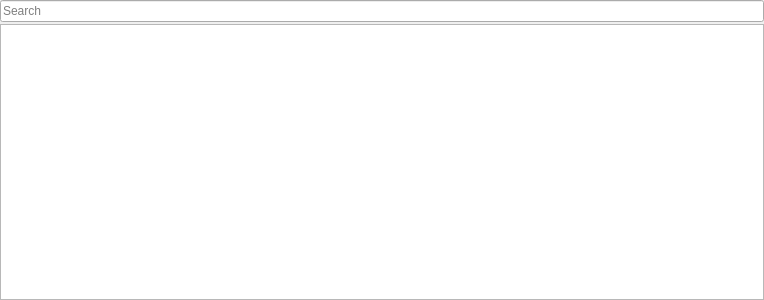
<?xml version="1.0" encoding="UTF-8"?>
<ui version="4.0">
 <class>AssetBrowser</class>
 <widget class="QWidget" name="AssetBrowser">
  <property name="geometry">
   <rect>
    <x>0</x>
    <y>0</y>
    <width>764</width>
    <height>300</height>
   </rect>
  </property>
  <property name="windowTitle">
   <string>Content Browser</string>
  </property>
  <layout class="QVBoxLayout" name="verticalLayout">
   <property name="spacing">
    <number>2</number>
   </property>
   <property name="leftMargin">
    <number>0</number>
   </property>
   <property name="topMargin">
    <number>0</number>
   </property>
   <property name="rightMargin">
    <number>0</number>
   </property>
   <property name="bottomMargin">
    <number>0</number>
   </property>
   <item>
    <widget class="QLineEdit" name="findContent">
     <property name="placeholderText">
      <string>Search</string>
     </property>
    </widget>
   </item>
   <item>
    <widget class="QListView" name="assetList">
     <property name="sizePolicy">
      <sizepolicy hsizetype="Expanding" vsizetype="Expanding">
       <horstretch>0</horstretch>
       <verstretch>0</verstretch>
      </sizepolicy>
     </property>
     <property name="contextMenuPolicy">
      <enum>Qt::CustomContextMenu</enum>
     </property>
     <property name="dragEnabled">
      <bool>true</bool>
     </property>
     <property name="dragDropMode">
      <enum>QAbstractItemView::DragDrop</enum>
     </property>
     <property name="selectionMode">
      <enum>QAbstractItemView::ExtendedSelection</enum>
     </property>
     <property name="iconSize">
      <size>
       <width>64</width>
       <height>64</height>
      </size>
     </property>
     <property name="verticalScrollMode">
      <enum>QAbstractItemView::ScrollPerPixel</enum>
     </property>
     <property name="movement">
      <enum>QListView::Snap</enum>
     </property>
     <property name="resizeMode">
      <enum>QListView::Adjust</enum>
     </property>
     <property name="layoutMode">
      <enum>QListView::Batched</enum>
     </property>
     <property name="viewMode">
      <enum>QListView::ListMode</enum>
     </property>
    </widget>
   </item>
  </layout>
 </widget>
 <resources/>
 <connections/>
</ui>
